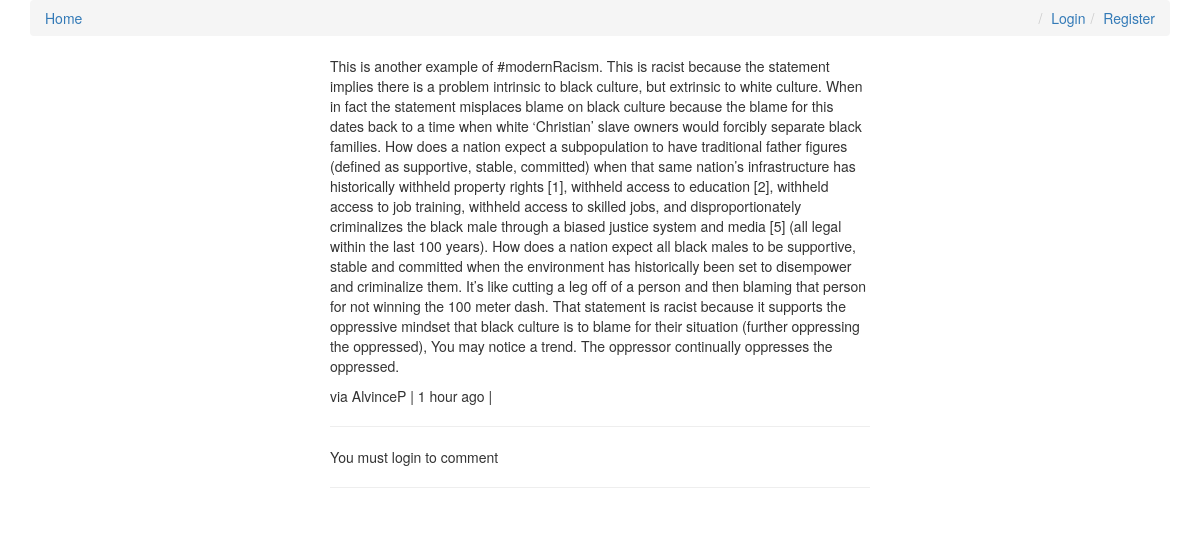
Page /comments/16/ on the committed database.
### comments/models.py (models this page shows, shortened)
class Comment(models.Model):
    user        = models.ForeignKey(settings.AUTH_USER_MODEL, default=1)
    content_type = models.ForeignKey(ContentType, on_delete=models.CASCADE)
    object_id = models.PositiveIntegerField()
    content_object = GenericForeignKey('content_type', 'object_id')
    parent      = models.ForeignKey("self", null=True, blank=True)
    content     = models.TextField()
    timestamp   = models.DateTimeField(auto_now_add=True)
    objects = CommentManager()
    class Meta:
        ordering = ['-timestamp']
    def children(self): #replies
        return Comment.objects.filter(parent=self)
    @property
    def is_parent(self):
        if self.parent is not None:
            return False
        return True

### comments/views.py (the view, shortened to what this page needs)
# urls.py: url(r'^(?P<id>\d+)/$', comment_thread, name='thread'),
def comment_thread(request, id):
    try:
        obj = Comment.objects.get(id=id)
    except:
        raise Http404
    if not obj.is_parent:
        obj = obj.parent
    content_object = obj.content_object # Post that the comment is on
    content_id = obj.content_object.id
    initial_data = {
            "content_type": obj.content_type,
            "object_id": obj.object_id
    }
    form = CommentForm(request.POST or None, initial=initial_data)
    context = {
        "comment": obj,
        "form": form,
    }
    return render(request, "comment_thread.html", context)

### templates/comment_thread.html (shortened to what this page needs)
{% extends "base.html" %}
{% load urlify %}
{% load crispy_forms_tags %}
{% block content %}
<div class='col-sm-6 col-sm-offset-3'>
          <p>{{ comment.content }}</p>
          <footer>via {{ comment.user }} | {{ comment.timestamp|timesince }} ago | </footer>
          <hr/>
          <div>
             {% if request.user.is_authenticated %}
            <form method="POST" action="."> {% csrf_token %}
                {{ form|crispy }}
                <input type='hidden' name='parent_id' value='{{ comment.id }}'>
                <input type='submit' value='Reply' class='btn btn-default'>
            </form>
            {% else %}
            <p>You must login to comment </p>
            {% endif %}
        </div>
        <hr/>
</div>
{% endblock content %}

### rows in the picture
Comment: content "This is another example of #modernRacism. This is racist because the statement implies there is a problem intrinsic to black culture, but extrinsic to white culture. When in fact the statement misplaces blame on black culture because the blame for this dates back to a time when white ‘Christian’ slave owners would forcibly separate black families. How does a nation expect a subpopulation to have traditional father figures (defined as supportive, stable, committed) when that same nation’s infrastructure has historically withheld property rights [1], withheld access to education [2], withheld access to job training, withheld access to skilled jobs, and disproportionately criminalizes the…", user "AlvinceP", timestamp "1 hour"
